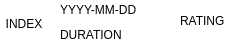
<?xml version="1.0" encoding="UTF-8"?>
<ui version="4.0">
 <class>DataViewListItem</class>
 <widget class="QWidget" name="DataViewListItem">
  <property name="geometry">
   <rect>
    <x>0</x>
    <y>0</y>
    <width>240</width>
    <height>48</height>
   </rect>
  </property>
  <property name="windowTitle">
   <string>Form</string>
  </property>
  <widget class="QLabel" name="background">
   <property name="geometry">
    <rect>
     <x>0</x>
     <y>0</y>
     <width>240</width>
     <height>48</height>
    </rect>
   </property>
   <property name="styleSheet">
    <string notr="true">background-color: rgb(255, 255, 255);</string>
   </property>
   <property name="text">
    <string/>
   </property>
  </widget>
  <widget class="QLabel" name="indexLabel">
   <property name="geometry">
    <rect>
     <x>0</x>
     <y>0</y>
     <width>48</width>
     <height>48</height>
    </rect>
   </property>
   <property name="text">
    <string>INDEX</string>
   </property>
   <property name="alignment">
    <set>Qt::AlignCenter</set>
   </property>
  </widget>
  <widget class="QLabel" name="dateLabel">
   <property name="geometry">
    <rect>
     <x>60</x>
     <y>0</y>
     <width>100</width>
     <height>20</height>
    </rect>
   </property>
   <property name="text">
    <string>YYYY-MM-DD</string>
   </property>
  </widget>
  <widget class="QLabel" name="durationLabel">
   <property name="geometry">
    <rect>
     <x>60</x>
     <y>25</y>
     <width>100</width>
     <height>20</height>
    </rect>
   </property>
   <property name="text">
    <string>DURATION</string>
   </property>
  </widget>
  <widget class="QLabel" name="ratingLabel">
   <property name="geometry">
    <rect>
     <x>180</x>
     <y>5</y>
     <width>50</width>
     <height>32</height>
    </rect>
   </property>
   <property name="text">
    <string>RATING</string>
   </property>
  </widget>
 </widget>
 <resources/>
 <connections/>
</ui>
